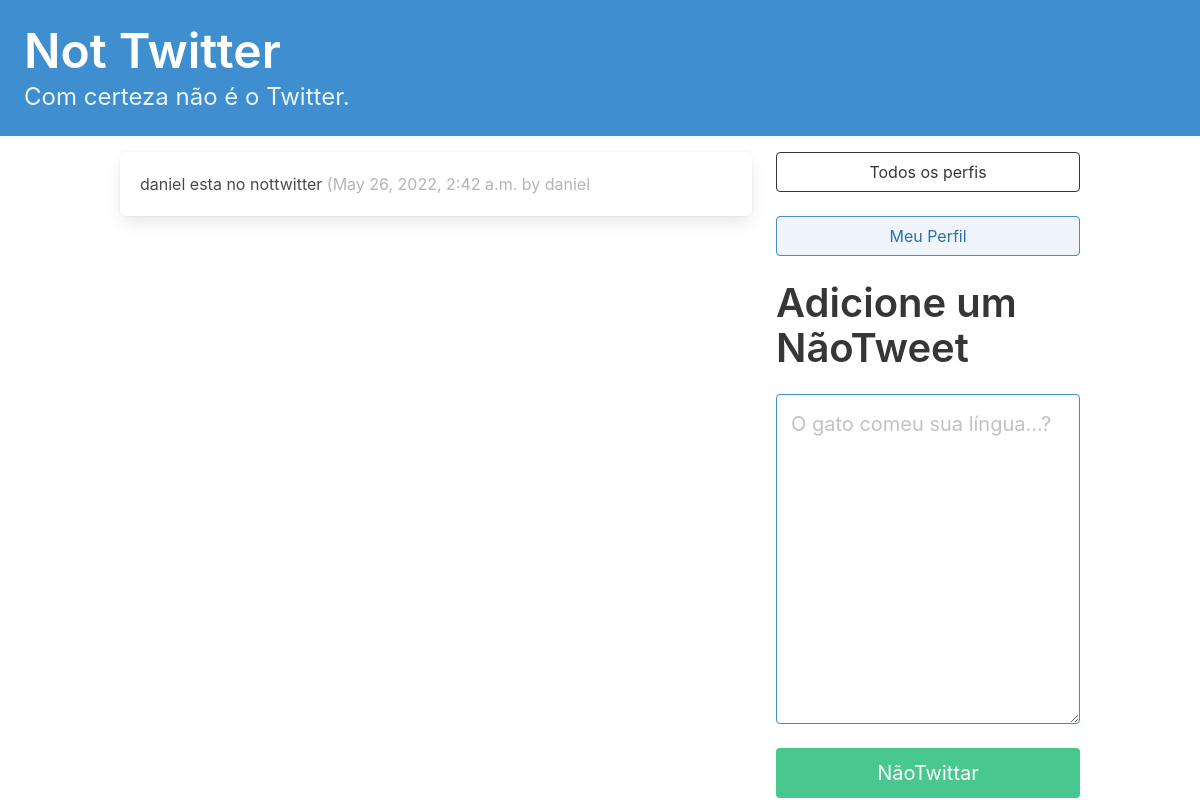
/ (signed in), run on the app's committed database.
### NotTwitter/models.py (models this page shows, shortened)
class NotATweet(models.Model):
    user = models.ForeignKey(
        User, related_name='NotTweets', on_delete=models.DO_NOTHING
    )
    sentiment = None
    body = models.CharField(max_length=140)
    created_at = models.DateTimeField(auto_now_add=True)

### NotTwitter/views.py (the view)
# urls.py: path('', dashboard, name='dashboard'),
def dashboard(request):
    form = NotATweetForm(request.POST or None)
    if request.method == 'POST':
        if form.is_valid():
            not_tweet = form.save(commit=False)
            not_tweet.user = request.user
            not_tweet.save()
            return redirect('NotTwitter:dashboard')
    followed_not_tweets = NotATweet.objects.filter(
        user__profile__in=request.user.profile.followed.all()
    ).order_by('-created_at')
    return render(
        request,
        'NotTwitter/dashboard.html',
        {'form' : form, 'not_tweets' : followed_not_tweets}
    )

### NotTwitter/forms.py
class NotATweetForm(forms.ModelForm):
    body = forms.CharField(required=True,
        widget=forms.widgets.Textarea(
            attrs={
                "placeholder": "O gato comeu sua língua...?",
                "class": "textarea is-info is-medium",
            }
        ),
        label="",
    )
    class Meta:
        model = NotATweet
        exclude = ('user', )

### NotTwitter/templates/NotTwitter/dashboard.html (shortened to what this page needs)
{% extends 'base.html' %}
{% block content %}
<div class="column">
    {% for nt in not_tweets %}
    <div class="box">
        {{nt.body}}
        <span class="is-small has-text-grey-light">
            ({{ nt.created_at }} by {{ nt.user.username }}
        </span>
    </div>
    {% endfor %}
</div>
<div class="column is-one-third">
    <div class="block">
        <a href="{% url 'NotTwitter:profile_list' %} ">
            <button class="button is-dark is-outlined is-fullwidth">
                Todos os perfis
            </button>
        </a>
    </div>
    <div class="block">
        <a href="{% url 'NotTwitter:profile' request.user.profile.id %} ">
            <button class="button is-info is-light is-outlined is-fullwidth">
                Meu Perfil
            </button>
        </a>
    </div>
    <div class="block">
        <div class="block">
            <h2 class="title is-2">Adicione um NãoTweet</p>
        </div>
        <div class="block">
            <form method="post">
                {{ form.as_p }}
                <button class="button is-success is-fullwidth is-medium mt-5" type="submit">NãoTwittar
                </button>
            </form>
        </div>
    </div>
</div>
{% endblock content %}

### data on the page
NotATweet: body "daniel esta no nottwitter", created_at "May 26, 2022, 2:42 a.m.", user.username "daniel"
